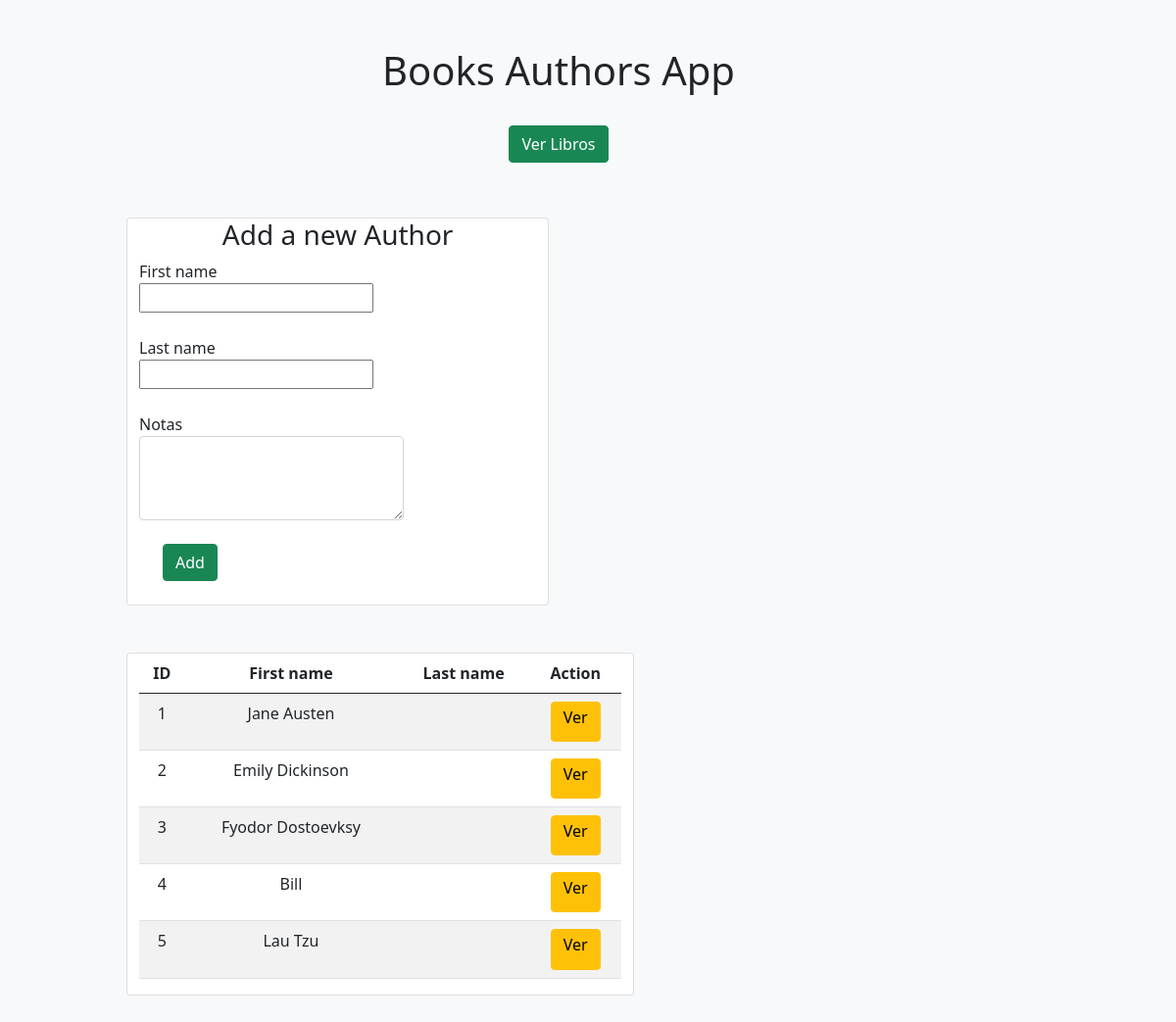
Page /authors on the earlier database version.
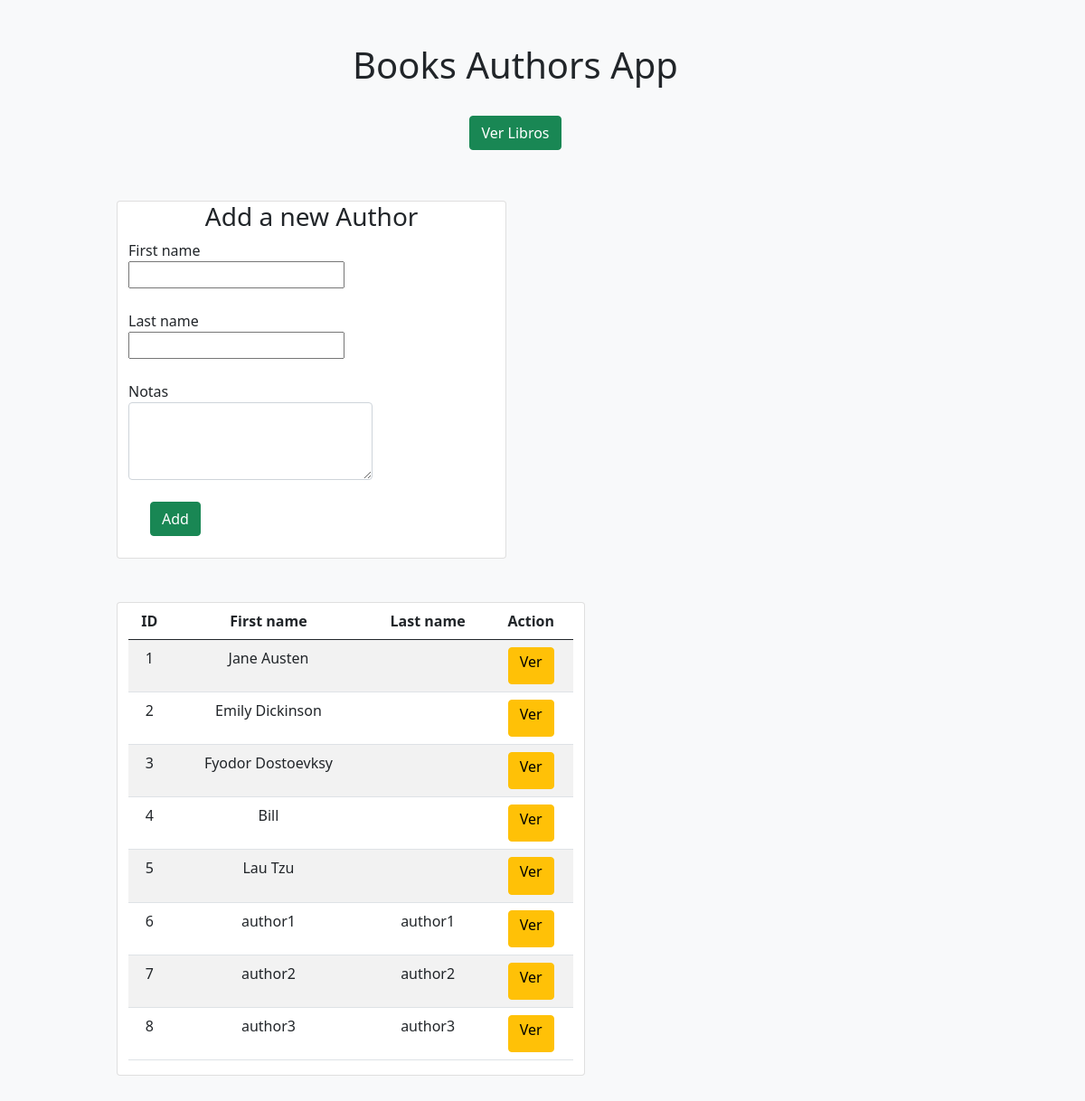
Same page on the later database version.
### books_authors_app/models.py (models this page shows)
class Publisher(models.Model):
    id = models.AutoField(primary_key=True)
    first_name = models.CharField(max_length=255)
    last_name = models.CharField(max_length=255, default="")
    books = models.ManyToManyField(Book, related_name="publishers")
    notes = models.TextField(default="")
    created_at = models.DateTimeField(auto_now_add=True)
    updated_at = models.DateTimeField(auto_now=True)

### books_authors_app/views.py (the view)
# urls.py: path('authors', views.authors, name='authors'),
def authors(request):
    context = {
        "lista_autores": Publisher.objects.all()
    }
    return render(request, 'authors.html', context)

### books_authors_app/templates/authors.html (shortened to what this page needs)
<!DOCTYPE html>
<html lang="en">
<head>
    <link href="https://cdn.jsdelivr.net/npm/bootstrap@5.0.0/dist/css/bootstrap.min.css" rel="stylesheet">
</head>
<body class='bg-light'>
    <div class='container d-inline-block'>
        <div class="col-sm-6 text-center offset-sm-3 mt-4 p-4 " >
            <h1>Books Authors App</h1>
            <br>
            <h5><a href="books" class="btn btn-success">Ver Libros</a></h5>
        </div>
        <div class = "row offset-sm-1">
            <div class="card col col-sm-5 d-inline-block m-4">
                <h3 class="text-center">Add a new Author</h3>
                <form action="add_new_author" method="POST">
                    <label for="">First name</label><br>
                    <input type="text" name="first_name">
                    <br><br>
                    <label for="">Last name</label><br>
                    <input type="text" name="last_name">
                    <br><br>
                    <label for="notes">Notas</label>
                    <div class= " col col-sm-8">
                        <textarea name="notes" id="notes" cols="1" rows="3" class="form-control"></textarea>
                    </div>
                    <div class="col">
                        <button type="submit" class="btn btn-success m-4 text-center offset-sm-3">Add</button>
                    </div>
                </form>
            </div>
            <div class="card col col-sm-6 d-inline-block m-4">
                <table class="table table-striped  text-center  ">
                    <thead>
                        <tr>
                            <th>ID</th>
                            <th>First name</th>
                            <th>Last name</th>
                            <th>Action</th>
                        </tr>
                    </thead>
                    <tbody>
                        {% for author in lista_autores %}
                        <tr>
                            <td>{{author.id}}</td>
                            <td>{{author.first_name}}</td>
                            <td>{{author.last_name}}</td>
                            <td>
                                <a href=" /authors/{{author.id}}/ " class="btn btn-outline btn-warning">
                                    <h6>Ver</h6>
                                </a>
                            </td>
                        </tr>
                        {% endfor %}
                    </tbody>
                </table>
            </div>
        </div>
        <br>
    </div>
</body>
</html>

Differences in the rows shown:
added Publisher: id "6", first_name "author1", last_name "author1"
added Publisher: id "7", first_name "author2", last_name "author2"
added Publisher: id "8", first_name "author3", last_name "author3"
